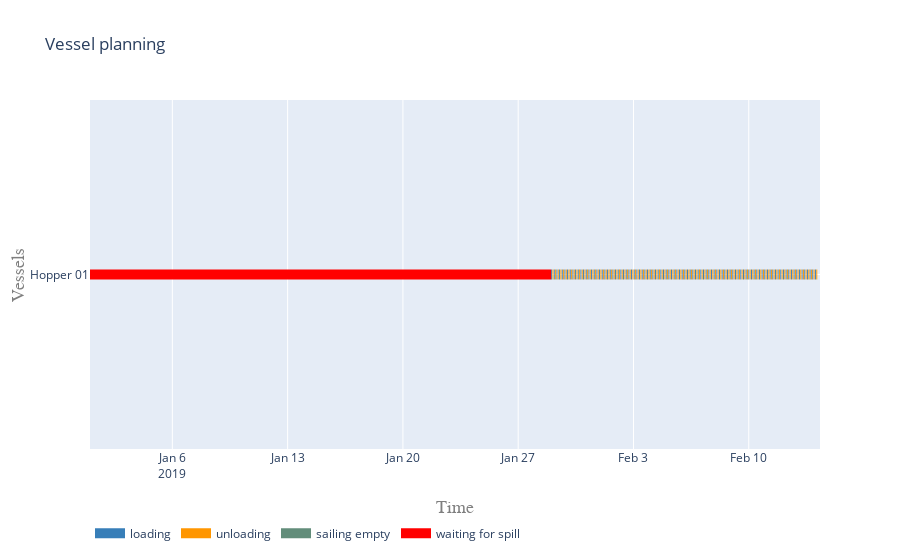

The code cell stored with this chart in its notebook:
### Markdown cell above
#### Vessel planning

### Code cell
vessels = [hopper]
activities = ['loading', 'unloading', 'sailing full', 'sailing empty', 'waiting for spill']
colors = {0:'rgb(55,126,184)', 1:'rgb(255,150,0)', 2:'rgb(98, 192, 122)', 3:'rgb(98, 141, 122)', 4:'rgb(255,0,0)'}

plot.vessel_planning(vessels, activities, colors)

### Figure 1 — Plotly figure (JSON) as saved in the notebook; plotly's stock layout.template omitted (floating-point values rounded to 4 significant figures; data arrays with more than 128 entries replaced by an {"elided": "..."} marker saying what was removed)
{"data": [{"connectgaps": false, "hoverinfo": "y+name", "line": {"color": "rgb(55,126,184)", "width": 10}, "mode": "lines", "name": "loading", "type": "scatter", "x": {"elided": "500 str values"}, "y": {"elided": "500 str values"}}, {"connectgaps": false, "hoverinfo": "y+name", "line": {"color": "rgb(255,150,0)", "width": 10}, "mode": "lines", "name": "unloading", "type": "scatter", "x": {"elided": "500 str values"}, "y": {"elided": "500 str values"}}, {"connectgaps": false, "hoverinfo": "y+name", "line": {"color": "rgb(98, 192, 122)", "width": 10}, "mode": "lines", "name": "sailing full", "type": "scatter", "x": [], "y": []}, {"connectgaps": false, "hoverinfo": "y+name", "line": {"color": "rgb(98, 141, 122)", "width": 10}, "mode": "lines", "name": "sailing empty", "type": "scatter", "x": {"elided": "495 str values"}, "y": {"elided": "495 str values"}}, {"connectgaps": false, "hoverinfo": "y+name", "line": {"color": "rgb(255,0,0)", "width": 10}, "mode": "lines", "name": "waiting for spill", "type": "scatter", "x": ["2019-01-01T00:00:00", "2019-01-01T00:00:00", "2019-01-29T00:00:00", "2019-01-29T00:00:00", "2019-01-29T00:00:00"], "y": ["Hopper 01", "Hopper 01", "Hopper 01", "Hopper 01", null]}], "layout": {"hovermode": "closest", "legend": {"orientation": "h", "x": 0, "y": -0.2}, "title": {"text": "Vessel planning"}, "xaxis": {"range": ["2019-01-01T00:00:00", "2019-02-14T07:49:55.844910"], "title": {"font": {"color": "#7f7f7f", "family": "Courier New, monospace", "size": 18}, "text": "Time"}}, "yaxis": {"title": {"font": {"color": "#7f7f7f", "family": "Courier New, monospace", "size": 18}, "text": "Vessels"}}}}
